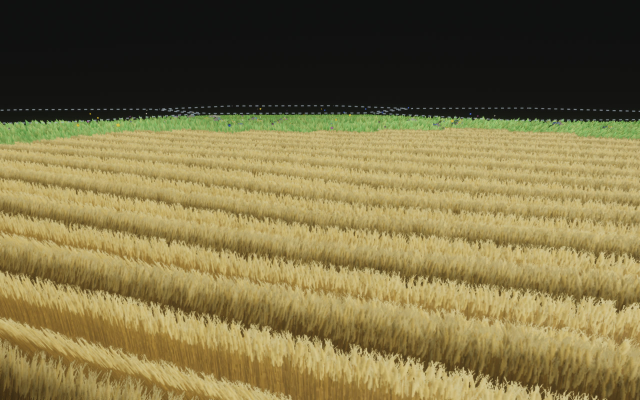
#> input picture docs/checkpoints/wheat_field/wheat-close-sun-1s.jpg, 1280 x 800 px, given in place of ref-1.jpg, which was not available (shown at 1/2 size)
$ python sheet.py
#> lines starting #> are read from the running program, lines starting #| are printed output that depends on the picture; pictures that were not available may be replaced by others from this repository, and a replacement may not be noted
#> `sheet = Image.new("RGB", (cols * W, rows * (H + 26)), (16, 16, 16))`: sheet: PIL image 1920x1704 RGB; every value is 16
"""wheat_field owner review sheet (SKILL.md "Owner checkpoints"): the approved reference, the textured
headless EEVEE stills (evidence only), and the in-engine shots with tilt-shift off (play distance, the
seam with the grass neighbour and with a second field, sun-side and shade-side close-ups, the scale
shot across the wheat to the farm's barn, eye level 1.7 m in walk mode, and inside the field after a
walk into it), labelled, 3 columns.
Usage: python3 docs/checkpoints/wheat_field/sheet.py (from the repo root; needs Pillow)."""
import pathlib

from PIL import Image, ImageDraw

ROOT = pathlib.Path(__file__).resolve().parents[3]
DOCS = ROOT / "docs/checkpoints/wheat_field"
REFS = ROOT / "assets-source/refs/farm"
W, H = 640, 400
CELLS = [
    (REFS / "ref-1.jpg", "reference ref-1 (approved, A17: wheat crop)"),
    (DOCS / "still-play.jpg", "Blender EEVEE, textured (evidence only)"),
    (DOCS / "still-close.jpg", "Blender EEVEE, close (evidence only)"),
    (DOCS / "wheat-play.jpg", "in engine, play distance ~100 m, tilt off"),
    (DOCS / "wheat-seam.jpg", "in engine, seams: grass margin, next field"),
    (DOCS / "wheat-close-sun.jpg", "in engine, sun side, ~6 m"),
    (DOCS / "wheat-close-shade.jpg", "in engine, shade side, ~6 m"),
    (DOCS / "wheat-scale.jpg", "in engine, scale: wheat to the farm's barn"),
    (DOCS / "wheat-walk-eye.jpg", "in engine, eye level 1.7 m (walk mode)"),
    (DOCS / "wheat-walk-inside.jpg", "in engine, walked into the field (not blocked)"),
]


def cell(path: pathlib.Path, label: str) -> Image.Image:
    im = Image.open(path).convert("RGB")
#> im is the input picture: PIL image 1280x800 RGB; mean R, G, B 123.9, 111.8, 69.4
    im.thumbnail((W, H))
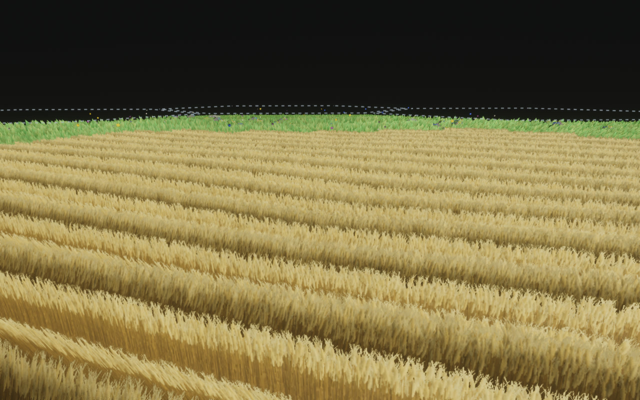
#> im: PIL image 640x400 RGB; mean R, G, B 123.9, 111.8, 69.4
    c = Image.new("RGB", (W, H + 26), (24, 24, 24))
#> c: PIL image 640x426 RGB; every value is 24
    c.paste(im, ((W - im.width) // 2, (H - im.height) // 2))
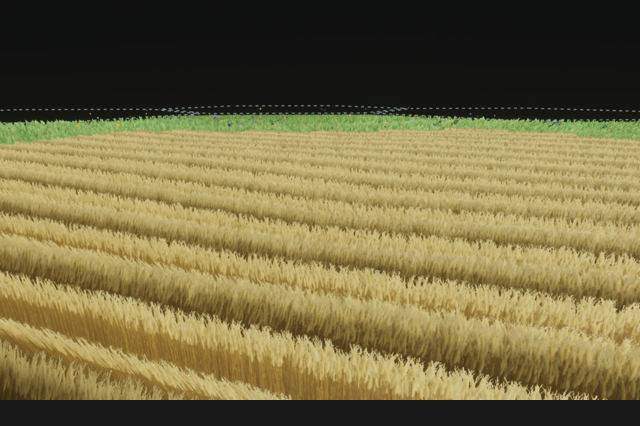
#> c: PIL image 640x426 RGB; mean R, G, B 117.8, 106.5, 66.6
    ImageDraw.Draw(c).text((8, H + 6), label, fill=(230, 230, 230))
    return c


cols = 3
rows = (len(CELLS) + cols - 1) // cols
sheet = Image.new("RGB", (cols * W, rows * (H + 26)), (16, 16, 16))
for i, (p, label) in enumerate(CELLS):
    sheet.paste(cell(p, label), ((i % cols) * W, (i // cols) * (H + 26)))
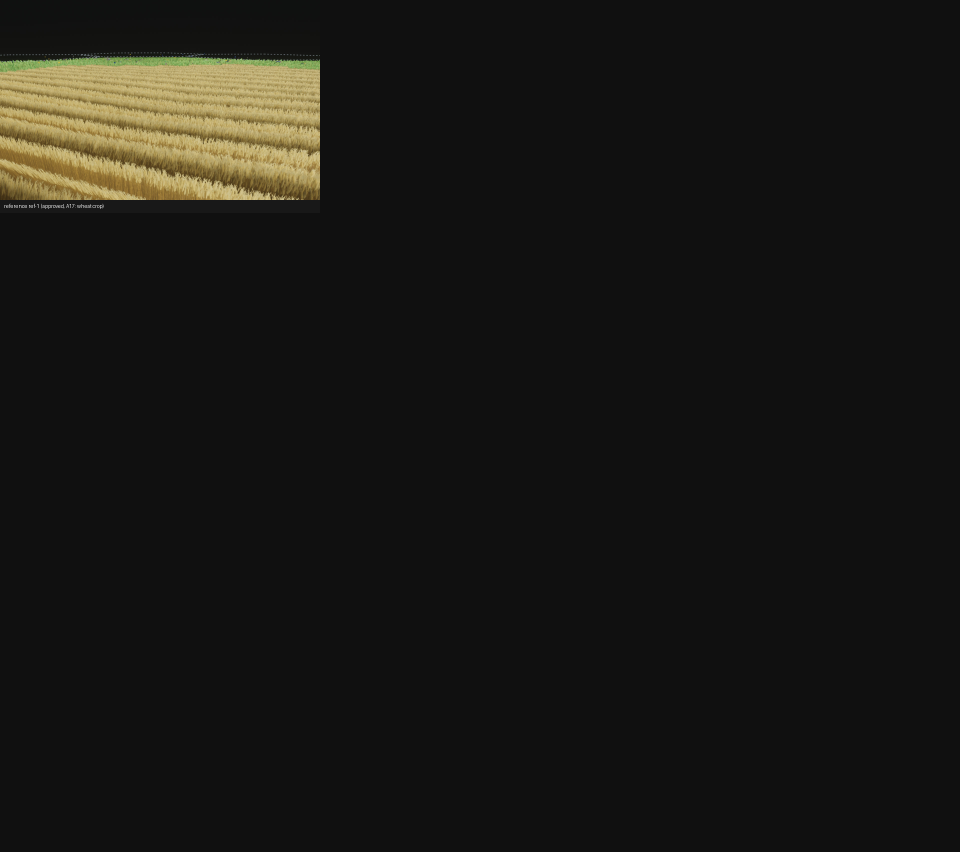
#> sheet: PIL image 1920x1704 RGB (shown at 1/2 size); mean R, G, B 24.5, 23.6, 20.2
#> pass 2 of the loop `for i, (p, label) in enumerate(CELLS):`:
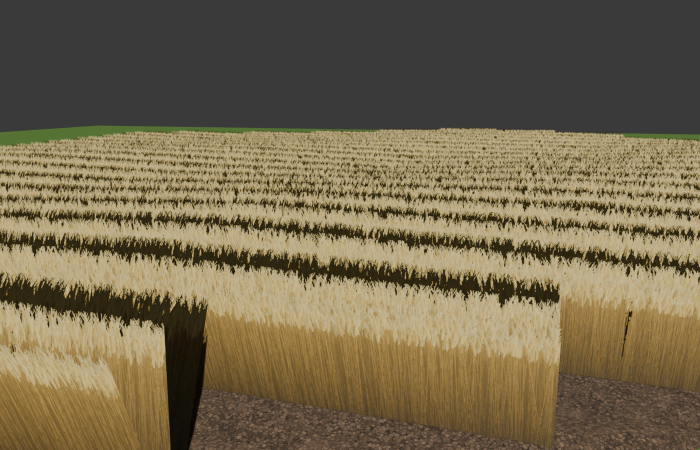
#> input picture docs/checkpoints/wheat_field/still-close.jpg, 1400 x 900 px, given in place of still-play.jpg, which was not available (shown at 1/2 size)
#> in cell, im is the input picture: PIL image 1400x900 RGB; mean R, G, B 115.8, 103.1, 76.7
#> im: PIL image 622x400 RGB
#> in cell (call 2), `c.paste(im, ((W - im.width) // 2, (H - im.height) // 2))`:
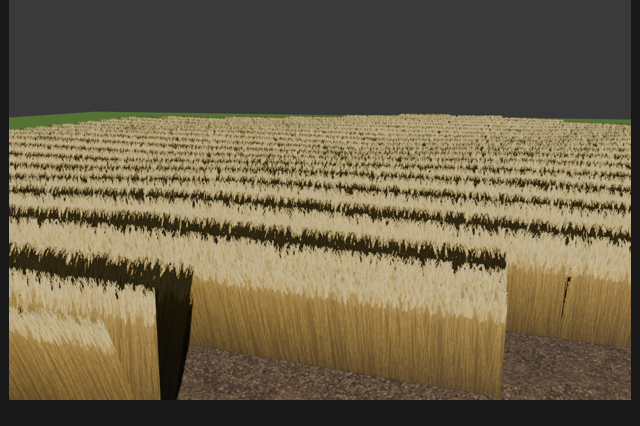
#> c: PIL image 640x426 RGB; mean R, G, B 107.8, 96.2, 72.1
#> `sheet.paste(cell(p, label), ((i % cols) * W, (i // cols) * (H + 26)))`:
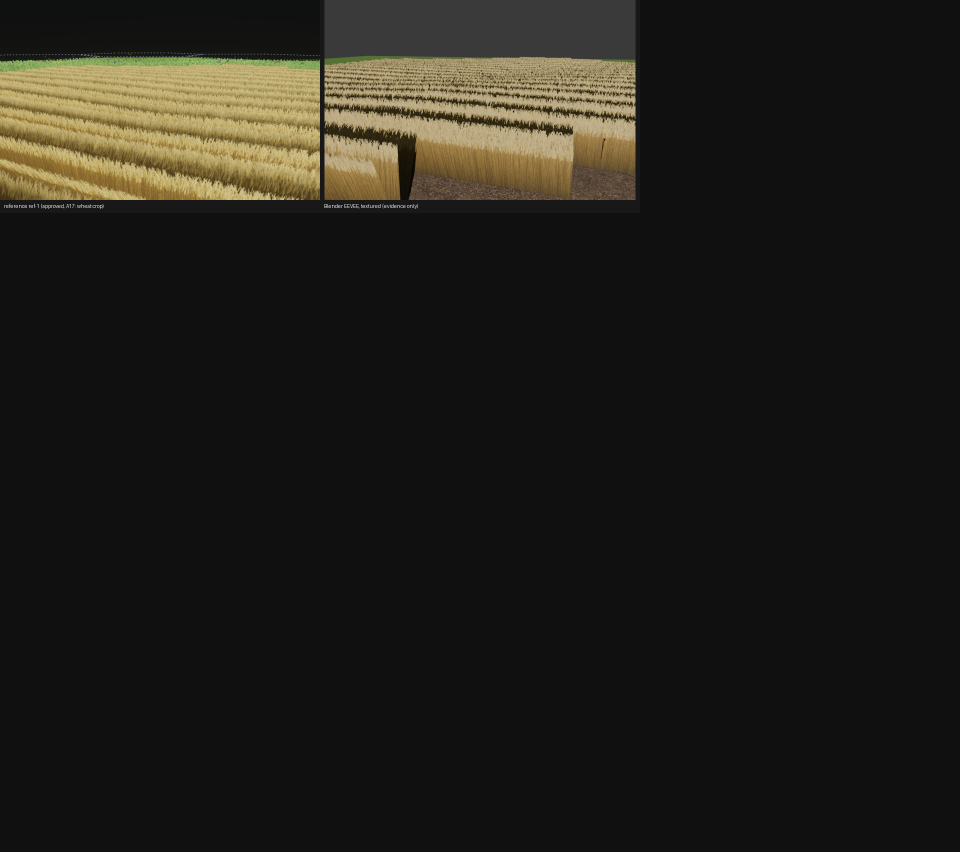
#> sheet: PIL image 1920x1704 RGB (shown at 1/2 size); mean R, G, B 32.2, 30.3, 24.9
#> (the run stopped early here; a loop or call above may not have finished)
